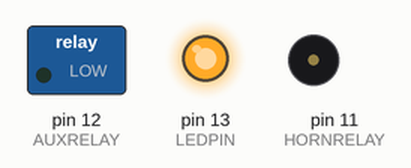
Recording of a sketch running on a simulated Arduino Uno, built with avr-gcc and run on an emulated ATmega328P. Parts: switched loads named in the sketch (green lamp = pin HIGH), output pins drawn as LEDs (lit = HIGH), buzzer (waves = sounding, pin HIGH).

Above: at 0.05 s.
At 2.85 s:
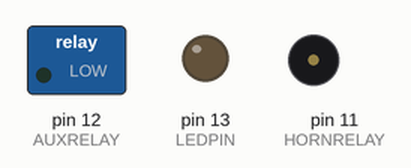
Timing chart, 0 to 3.1 s (numbered marks = the images above):
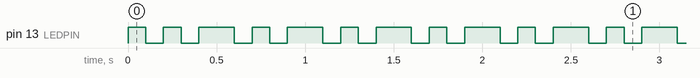

The sketch:

motorPassLight.ino
```cpp
#define BAUDRATE 115200
#define LEDPIN 13
#define AUXRELAY 12
#define HORNRELAY 11
#define AUXSW A0
#define HORNSW A1
#define LEFTSW 8
#define RIGHTSW 7

// Variables will change:
int ledState = LOW;        // the current state of the output pin
int buttonState;           // the current reading from the input pin
int lastButtonState = LOW; // the previous reading from the input pin

// the following variables are unsigned longs because the time, measured in
// milliseconds, will quickly become a bigger number than can be stored in an int.
unsigned long lastDebounceTime = 0; // the last time the output pin was toggled
unsigned long debounceDelay = 50;   // the debounce time; increase if the output flickers

volatile bool hornFlag = false;

void setup()
{
  // put your setup code here, to run once:
  pinMode(LEDPIN, OUTPUT);
  pinMode(AUXRELAY, OUTPUT);
  pinMode(HORNRELAY, OUTPUT);

  pinMode(AUXSW, INPUT);
  pinMode(HORNSW, INPUT);
  pinMode(LEFTSW, INPUT);
  pinMode(RIGHTSW, INPUT);

  digitalWrite(AUXSW, LOW);
  digitalWrite(LEDPIN, LOW);
  digitalWrite(AUXRELAY, LOW);
  digitalWrite(HORNRELAY, LOW);

  attachInterrupt(digitalPinToInterrupt(HORNSW), hornPressed, FALLING);
}

void loop()
{
  /*
  // read the state of the switch into a local variable:
  int reading = digitalRead(AUXSW);
  int readHorn = (digitalRead(HORNSW));

  // check to see if you just pressed the button
  // (i.e. the input went from LOW to HIGH), and you've waited long enough
  // since the last press to ignore any noise:
  // If the switch changed, due to noise or pressing:
  if (reading != lastButtonState)
  {
    // reset the debouncing timer
    lastDebounceTime = millis();
  }

  if ((millis() - lastDebounceTime) > debounceDelay)
  {
    // whatever the reading is at, it's been there for longer than the debounce
    // delay, so take it as the actual current state:

    // if the button state has changed:
    if (reading != buttonState)
    {
      buttonState = reading;

      // only toggle the LED if the new button state is HIGH
      if (buttonState == HIGH)
      {
        ledState = !ledState;
      }
    }
  }
  // set the LED:
  digitalWrite(LEDPIN, ledState);

  // save the reading. Next time through the loop, it'll be the lastButtonState:
  lastButtonState = reading;

  //horn functions
  if ((readHorn == HIGH) && (ledState == LOW))
  {
    digitalWrite(LEDPIN, HIGH);
  }
  else if ((readHorn == HIGH) && (ledState == HIGH))
  {
    digitalWrite(LEDPIN, LOW);
  }
  */
 if (hornPressed)
 {
   flashLed(LEDPIN, 3, 100);
   hornFlag = false;
 }

}

void hornPressed()
{
  // detachInterrupt(digitalPinToInterrupt(HORNSW));
  // hornFlag = true;
  if (digitalRead (HORNSW) == HIGH)
    digitalWrite (LEDPIN, HIGH);
  else
    digitalWrite (LEDPIN, LOW);
}

void flashLed(int pin, int times, int wait)
{
  for (int i = 0; i < times; i++)
  {
    digitalWrite(pin, HIGH);
    delay(wait);
    digitalWrite(pin, LOW);
    if (i + 1 < times)
    {
      delay(wait);
    }
  }
}

/*
// Pump timer
// Author: Nick Gammon
// Date: 7th January 2012
// Released into the public domain.

#include <avr/sleep.h>

const int pumpPin = 13;       // output pin for the pump and solenoid (goes to the relay)
const int buttonPin = 2;      // input pin (for a pushbutton switch)
const int firstSwitch = 3;    // first switch pin for time rotary button
const int lastSwitch = 11;    // last switch pin
const int debounceTime = 20;  // debounce in milliseconds
const unsigned long delayTime [] = { 2, 5, 10, 15, 20, 30, 45, 46, 120};   // Pump run times in minutes
unsigned long startPumpTime = 0;           // when pump started
unsigned long pumpTime;                    // how long to run pump
volatile boolean buttonPressed;    // set when button pressed

// interrupt service routine in sleep mode
void wake ()
{
  sleep_disable ();         // first thing after waking from sleep:
}  // end of wake

// interrupt service routine when awake and button pressed
void buttonDown ()
{
  buttonPressed = true;
}  // end of buttonDown

void sleepNow ()
{
  set_sleep_mode (SLEEP_MODE_PWR_DOWN);
  sleep_enable ();          // enables the sleep bit in the mcucr register
  attachInterrupt (digitalPinToInterrupt (buttonPin), wake, LOW);
  sleep_mode ();            // here the device is actually put to sleep!!
  detachInterrupt (digitalPinToInterrupt (buttonPin));     // stop LOW interrupt
}  // end of sleepNow

void deBounce ()
{
  unsigned long now = millis ();
  do
  {
    // on bounce, reset time-out
    if (digitalRead (buttonPin) == LOW)
      now = millis ();
  }
  while (digitalRead (buttonPin) == LOW ||
    (millis () - now) <= debounceTime);

}  // end of deBounce

void setup()
{
  pinMode(pumpPin, OUTPUT);
  digitalWrite (buttonPin, HIGH);    // pull-up on button
  for (int i = firstSwitch; i <= lastSwitch; i++)
    digitalWrite (i, HIGH);           // pull-up on switch
} // end of setup

void loop ()
{

  // if pump is running, see if time to turn it off
  if (digitalRead (pumpPin) == HIGH)
  {
    if ((millis () - startPumpTime) >= pumpTime || buttonPressed)
    {
      digitalWrite (pumpPin, LOW);
      deBounce ();
      buttonPressed = false;
    }
    return;  // not time to sleep yet
  }  // end of pump running


  // ------ here if pump not running -----

  // pump not running? sleep then
  sleepNow ();

  // pump is not running and we woke up, work out how long to run it

  deBounce ();
  pumpTime = 0;

  EIFR = 1;      // cancel any existing falling interrupt (interrupt 0)
  attachInterrupt (digitalPinToInterrupt (buttonPin), buttonDown, FALLING);   // ready for button press

  for (int i = firstSwitch; i <= lastSwitch; i++)
    if (digitalRead (i) == LOW)
      pumpTime = delayTime [i - firstSwitch];

  if (pumpTime == 0)
    return;  // no time selected

  // start pump
  startPumpTime = millis ();
  digitalWrite (pumpPin, HIGH);

  pumpTime *= 60000UL;  // convert minutes to milliseconds

  // pumpTime = 5000;  // FOR TESTING - 5 seconds

}  // end of loop

*/
```

Measured:
- by itself, pin 13 (LEDPIN): repeats every 0.50 s: LOW 0.10 s, HIGH 0.10 s, LOW 0.10 s, HIGH 0.20 s
